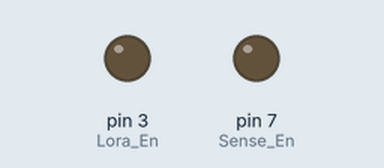
Recording of a sketch running on a simulated Arduino Uno, built with avr-gcc and run on an emulated ATmega328P. Parts: output pins drawn as LEDs (lit = HIGH). Sleep ends after the set time or at an interrupt; no radio packets arrive unless stated; what the sketch prints to the serial monitor is not drawn.

Above: at 0.1 s.
Timing chart, 0 to 1.6 s (numbered marks = the images above):
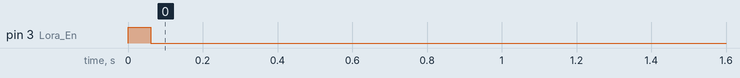

The sketch:

solar_energy_harvester.ino
```cpp
#include <avr/sleep.h>
#include <avr/wdt.h>
#include <SPI.h>
#include <RH_RF69.h>
#define Lora_En 3
#define Sense_En 7
RH_RF69 rf69;
const int AirValue = 620;    //you need to replace this value with Value_1
const int WaterValue = 310;  //you need to replace this value with Value_2
int soilMoistureValue = 0;
int soilmoisturepercent = 0;
// watchdog interrupt
ISR(WDT_vect) {
  wdt_disable();  // disable watchdog
}  // end of WDT_vect
void setup() {
  Serial.begin(9600);
  pinMode(Lora_En, OUTPUT);
  pinMode(Sense_En, OUTPUT);
}


void loop() {
  digitalWrite(Sense_En, HIGH);
  // enble ADC
  ADCSRA = 0;
  soilMoistureValue = analogRead(A0);  //put Sensor insert into soil
  Serial.println(soilMoistureValue);
  soilmoisturepercent = map(soilMoistureValue, AirValue, WaterValue, 0, 100);
  digitalWrite(Sense_En, LOW);
  digitalWrite(Lora_En, HIGH);
  rf69.init();
  rf69.setFrequency(865.985);
  // The encryption key has to be the same as the one in the server
  uint8_t key[] = { 0x01, 0x02, 0x03, 0x04, 0x05, 0x06, 0x07, 0x08,
                    0x01, 0x02, 0x03, 0x04, 0x05, 0x06, 0x07, 0x08 };
  rf69.setEncryptionKey(key);
  rf69.send(soilMoistureValue, 2);
  rf69.waitPacketSent();
  digitalWrite(Lora_En, LOW);
  //sleep for aprox 1 hr( WDT 8S * 450 ~ 3600S)
  for (int i = 0; i < 450; i++) {

    // disable ADC
    ADCSRA = 0;
    // clear various "reset" flags
    MCUSR = 0;
    // allow changes, disable reset
    WDTCSR = bit(WDCE) | bit(WDE);
    // set interrupt mode and an interval
    WDTCSR = bit(WDIE) | bit(WDP3) | bit(WDP0);  // set WDIE, and 8 seconds delay
    wdt_reset();                                 // pat the dog
    set_sleep_mode(SLEEP_MODE_PWR_DOWN);
    noInterrupts();  // timed sequence follows
    sleep_enable();
    // turn off brown-out enable in software
    MCUCR = bit(BODS) | bit(BODSE);
    MCUCR = bit(BODS);
    interrupts();
    sleep_cpu();
  }
  sleep_disable();
}
```

Measured:
- by itself, pin 3 (Lora_En): LOW → HIGH at 0.00 s, → LOW 0.06 s later
